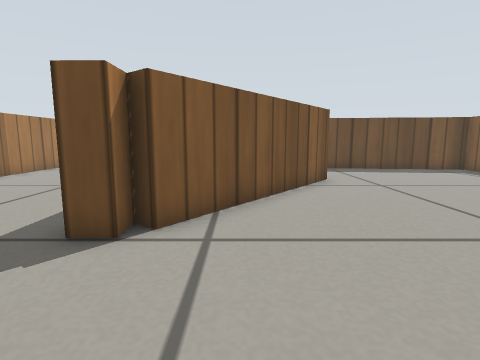
[1] (above)

15 first-person views from a walk through a world built for the Gazebo simulator. The camera is 0.29 m above the floor, tilts 8° down and sees 80° across. The floor is counted in squares, 0.2 m on a side. Each view is taken from the middle of a square. On the plan, view 1 faces up. The plan holds only what a view shows up to about 14 squares ahead; the rest is blank. Gazebo's built-in surfaces are drawn with simple patterns.

[2]
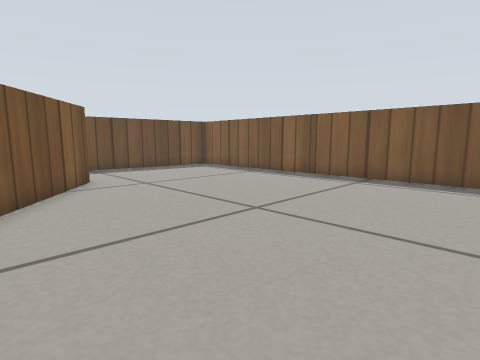

[3]
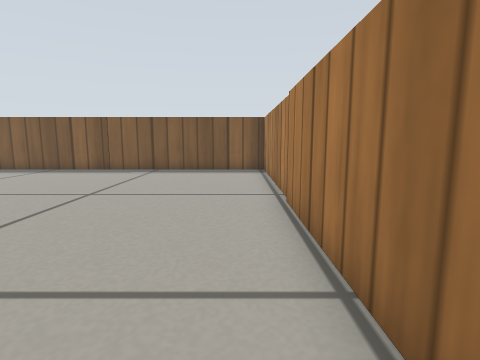

[4]
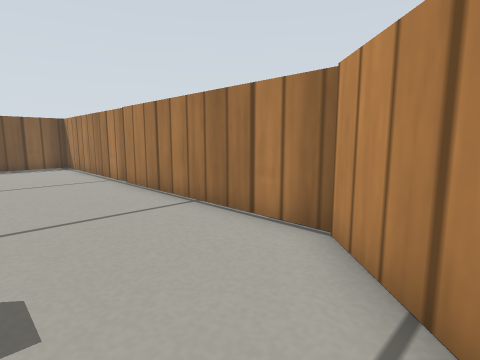

[5]
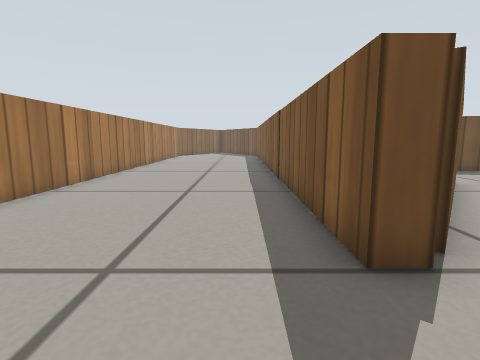

[6]
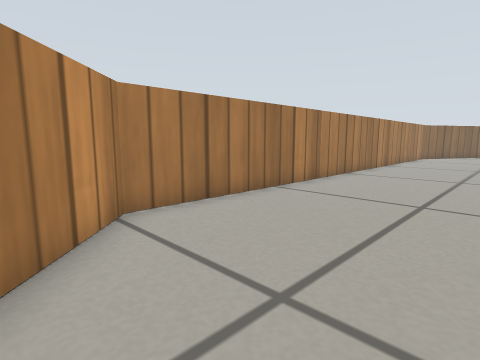

[7]
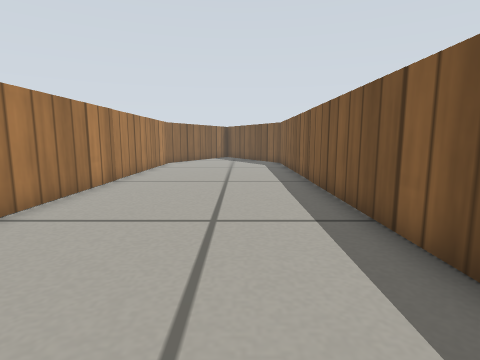

[8]
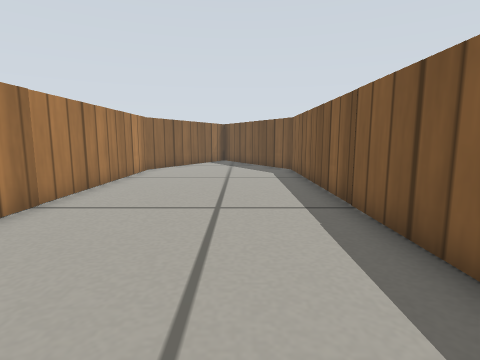

[9]
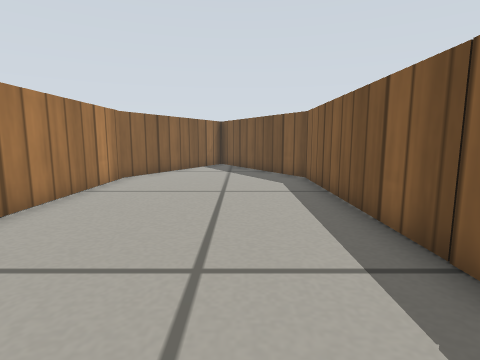

[10]
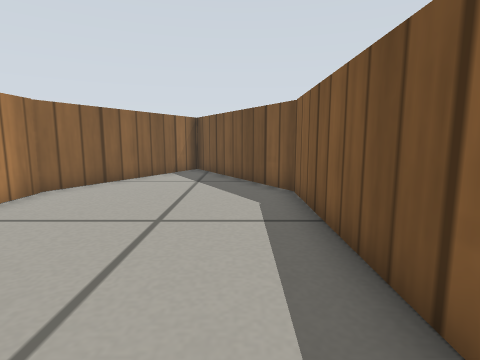

[11]
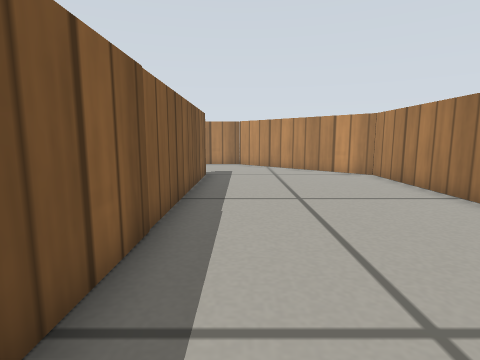

[12]
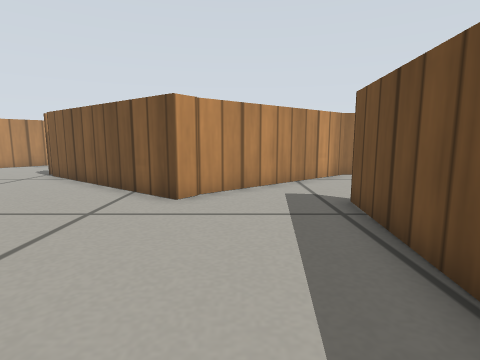

[13]
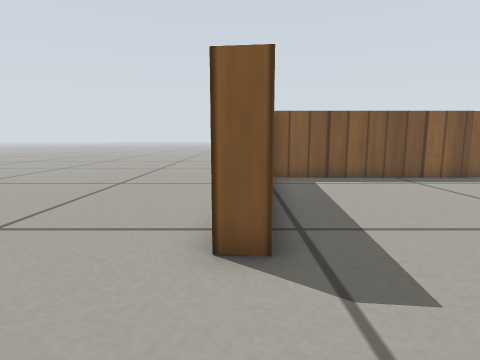

[14]
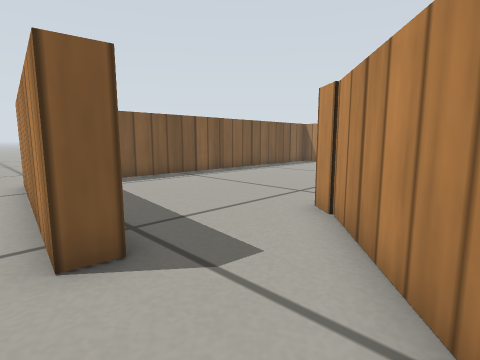

[15]
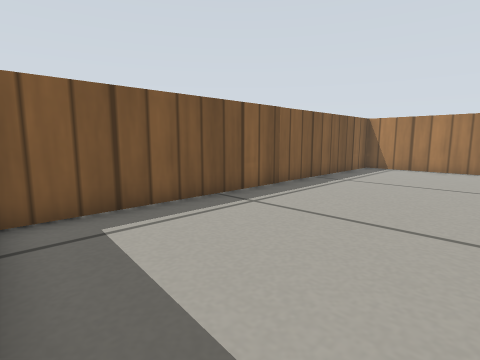

### Floor plan
Ten units are one square. View 1 is at (0, 0); x grows to the right and y downward. Boxes are objects, and circles mark ways between rooms. Rooms are numbered by the first view taken in them; rooms with no view inside come last. Other rooms are left out.
<svg viewBox="-100 -337 215 353">
<path fill="none" stroke="#000" d="M26 -109 32 -105 -14 -45 -18 -48 -18 -41 -26 -41M-2 -143 26 -108M-60 -9 -39 11 108 11 109 -138 34 -146 35 -153M-26 -41 -25 -270 -61 -332 -94 -270 -95 -43 -60 -9M35 -153 110 -145M-18 -167 -18 -162 -2 -143"/>
<circle cx="-38" cy="-30" r="3" fill="#2a7"/>
<circle cx="20" cy="-150" r="3" fill="#2a7"/>
<text x="50" y="-60">1</text>
<text x="-60" y="-160">2</text>
<text x="60" y="-240">3</text>
</svg>
Room 1 opens to room 2. Room 1 opens to room 3.

Where each view was taken, in squares from view 1:
view 1: 0 up, 0 right, facing up
view 2: 0 up, 0 right, facing up-right
view 3: 0 up, 3 left, facing right
view 4: 3 up, 6 left, facing down-right
view 5: 1 up, 4 left, facing up
view 6: 2 up, 4 left, facing up-left
view 7: 9 up, 5 left, facing up
view 8: 13 up, 5 left, facing up
view 9: 16 up, 5 left, facing up
view 10: 19 up, 4 left, facing up
view 11: 16 up, 4 left, facing down
view 12: 12 up, 10 right, facing left
view 13: 15 up, 0 right, facing right
view 14: 16 up, 0 right, facing down-right
view 15: 14 up, 5 right, facing down-right
